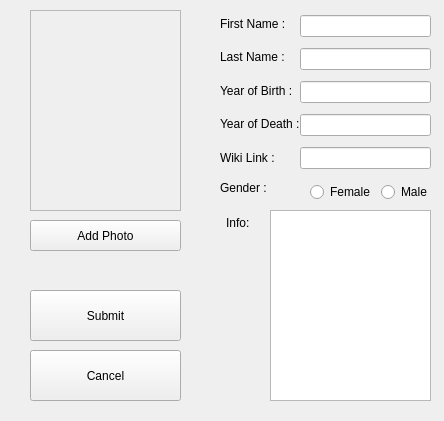
<?xml version="1.0" encoding="UTF-8"?>
<ui version="4.0">
 <class>Form</class>
 <widget class="QWidget" name="Form">
  <property name="geometry">
   <rect>
    <x>0</x>
    <y>0</y>
    <width>444</width>
    <height>421</height>
   </rect>
  </property>
  <property name="windowTitle">
   <string>Form</string>
  </property>
  <widget class="QWidget" name="layoutWidget">
   <property name="geometry">
    <rect>
     <x>220</x>
     <y>10</y>
     <width>89</width>
     <height>161</height>
    </rect>
   </property>
   <layout class="QVBoxLayout" name="verticalLayout_2">
    <item>
     <widget class="QLabel" name="FirstNameLable">
      <property name="text">
       <string>First Name :</string>
      </property>
     </widget>
    </item>
    <item>
     <widget class="QLabel" name="lastNameLable">
      <property name="text">
       <string>Last Name :</string>
      </property>
     </widget>
    </item>
    <item>
     <widget class="QLabel" name="yearBirthLable">
      <property name="text">
       <string>Year of Birth :</string>
      </property>
     </widget>
    </item>
    <item>
     <widget class="QLabel" name="yearDeathLable">
      <property name="text">
       <string>Year of Death :</string>
      </property>
     </widget>
    </item>
    <item>
     <widget class="QLabel" name="wikiLable">
      <property name="text">
       <string>Wiki Link :</string>
      </property>
     </widget>
    </item>
   </layout>
  </widget>
  <widget class="QLabel" name="genderLable">
   <property name="geometry">
    <rect>
     <x>220</x>
     <y>180</y>
     <width>51</width>
     <height>16</height>
    </rect>
   </property>
   <property name="text">
    <string>Gender :</string>
   </property>
  </widget>
  <widget class="QFrame" name="photo_frame">
   <property name="geometry">
    <rect>
     <x>30</x>
     <y>10</y>
     <width>151</width>
     <height>201</height>
    </rect>
   </property>
   <property name="frameShape">
    <enum>QFrame::StyledPanel</enum>
   </property>
   <property name="frameShadow">
    <enum>QFrame::Raised</enum>
   </property>
  </widget>
  <widget class="QPushButton" name="add_Photo_Button">
   <property name="geometry">
    <rect>
     <x>30</x>
     <y>220</y>
     <width>151</width>
     <height>31</height>
    </rect>
   </property>
   <property name="text">
    <string>Add Photo</string>
   </property>
  </widget>
  <widget class="QPushButton" name="submit_Button">
   <property name="geometry">
    <rect>
     <x>30</x>
     <y>290</y>
     <width>151</width>
     <height>51</height>
    </rect>
   </property>
   <property name="text">
    <string>Submit</string>
   </property>
  </widget>
  <widget class="QPushButton" name="cancel_Button">
   <property name="geometry">
    <rect>
     <x>30</x>
     <y>350</y>
     <width>151</width>
     <height>51</height>
    </rect>
   </property>
   <property name="text">
    <string>Cancel</string>
   </property>
  </widget>
  <widget class="QTextEdit" name="info_Input_Box">
   <property name="geometry">
    <rect>
     <x>270</x>
     <y>210</y>
     <width>161</width>
     <height>191</height>
    </rect>
   </property>
  </widget>
  <widget class="QLabel" name="infoLable">
   <property name="geometry">
    <rect>
     <x>226</x>
     <y>213</y>
     <width>71</width>
     <height>20</height>
    </rect>
   </property>
   <property name="text">
    <string>Info:</string>
   </property>
  </widget>
  <widget class="QWidget" name="layoutWidget">
   <property name="geometry">
    <rect>
     <x>300</x>
     <y>10</y>
     <width>131</width>
     <height>164</height>
    </rect>
   </property>
   <layout class="QVBoxLayout" name="verticalLayout">
    <item>
     <widget class="QLineEdit" name="First_Name_InputBox"/>
    </item>
    <item>
     <widget class="QLineEdit" name="last_Name_InputBox"/>
    </item>
    <item>
     <widget class="QLineEdit" name="year_Birth_Input_Box"/>
    </item>
    <item>
     <widget class="QLineEdit" name="year_Death_Input_Box"/>
    </item>
    <item>
     <widget class="QLineEdit" name="Wiki_Input_Box"/>
    </item>
   </layout>
  </widget>
  <widget class="QWidget" name="layoutWidget">
   <property name="geometry">
    <rect>
     <x>310</x>
     <y>180</y>
     <width>136</width>
     <height>24</height>
    </rect>
   </property>
   <layout class="QHBoxLayout" name="horizontalLayout">
    <item>
     <widget class="QRadioButton" name="radio_Female">
      <property name="text">
       <string>Female</string>
      </property>
     </widget>
    </item>
    <item>
     <widget class="QRadioButton" name="radio_Male">
      <property name="text">
       <string>Male</string>
      </property>
     </widget>
    </item>
   </layout>
  </widget>
 </widget>
 <resources/>
 <connections>
  <connection>
   <sender>cancel_Button</sender>
   <signal>clicked()</signal>
   <receiver>Form</receiver>
   <slot>close()</slot>
   <hints>
    <hint type="sourcelabel">
     <x>140</x>
     <y>378</y>
    </hint>
    <hint type="destinationlabel">
     <x>218</x>
     <y>372</y>
    </hint>
   </hints>
  </connection>
 </connections>
</ui>
